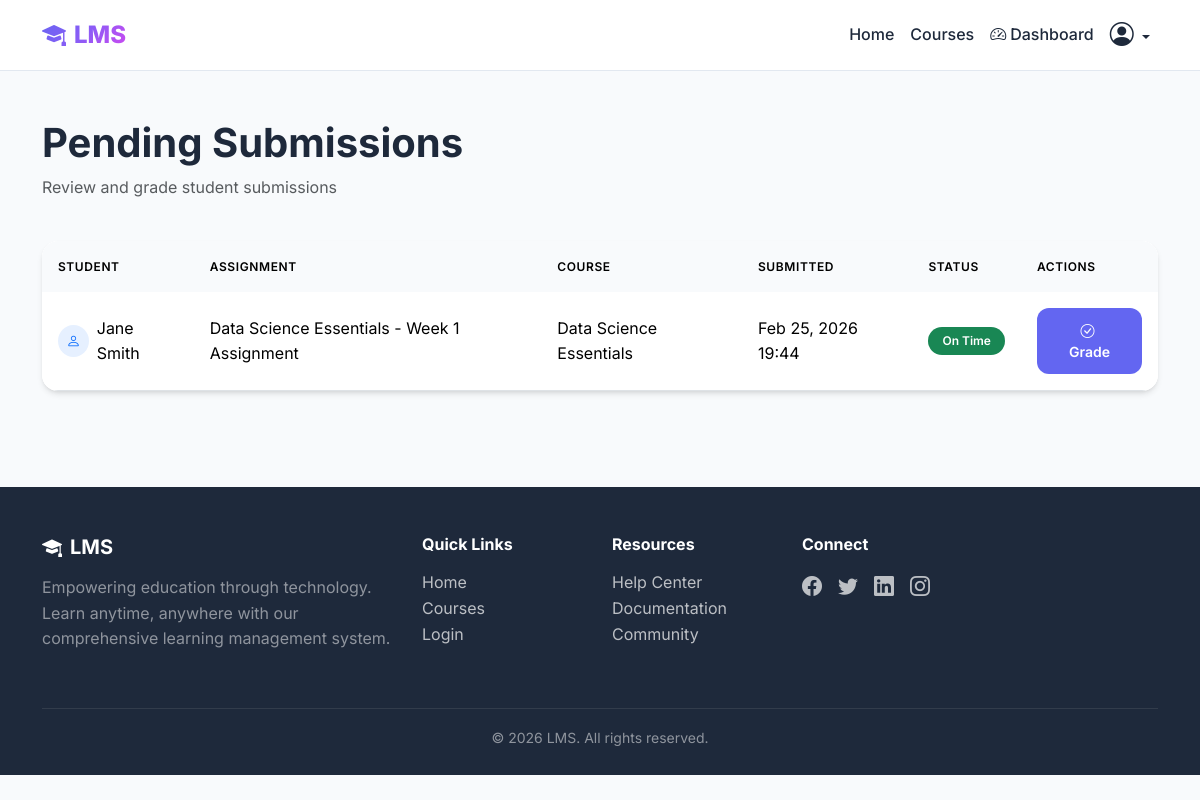
/assignments/instructor/submissions/ (signed in), run on the app's committed database.
### assignments/models.py (models this page shows, shortened)
class Submission(models.Model):
    STATUS_CHOICES = [
        ('submitted', 'Submitted'),
        ('graded', 'Graded'),
        ('late', 'Late'),
        ('resubmit', 'Resubmit Required'),
    ]
    assignment = models.ForeignKey(Assignment, on_delete=models.CASCADE, related_name='submissions')
    student = models.ForeignKey(User, on_delete=models.CASCADE, related_name='submissions', limit_choices_to={'role': 'student'})
    content = models.TextField(blank=True, null=True, help_text="Text submission content")
    file = models.FileField(upload_to='assignments/submissions/', blank=True, null=True)
    submitted_at = models.DateTimeField(auto_now_add=True)
    status = models.CharField(max_length=20, choices=STATUS_CHOICES, default='submitted')
    is_late = models.BooleanField(default=False)
    class Meta:
        unique_together = ['assignment', 'student']

class Assignment(models.Model):
    ASSIGNMENT_TYPES = [
        ('quiz', 'Quiz'),
        ('essay', 'Essay'),
        ('project', 'Project'),
        ('homework', 'Homework'),
        ('exam', 'Exam'),
    ]
    course = models.ForeignKey(Course, on_delete=models.CASCADE, related_name='assignments')
    lesson = models.ForeignKey(Lesson, on_delete=models.CASCADE, related_name='assignments', blank=True, null=True)
    title = models.CharField(max_length=200)
    description = models.TextField()
    assignment_type = models.CharField(max_length=20, choices=ASSIGNMENT_TYPES, default='homework')
    max_score = models.PositiveIntegerField(default=100)
    due_date = models.DateTimeField()
    instructions = models.TextField(blank=True, null=True)
    allow_late_submission = models.BooleanField(default=False)
    late_penalty_percent = models.PositiveIntegerField(default=0, help_text="Penalty percentage for late submission")
    created_at = models.DateTimeField(auto_now_add=True)
    updated_at = models.DateTimeField(auto_now=True)
    class Meta:
        ordering = ['-due_date']

### accounts/models.py (models this page shows, shortened)
class User(AbstractUser):
    ROLE_CHOICES = [
        ('admin', 'Admin'),
        ('instructor', 'Instructor'),
        ('student', 'Student'),
    ]
    role = models.CharField(max_length=20, choices=ROLE_CHOICES, default='student')
    email = models.EmailField(unique=True)
    profile_picture = models.ImageField(upload_to='profiles/', blank=True, null=True)
    bio = models.TextField(blank=True, null=True)
    phone_number = models.CharField(max_length=15, blank=True, null=True)
    date_of_birth = models.DateField(blank=True, null=True)
    reset_token = models.CharField(max_length=100, blank=True, null=True)
    reset_token_expiry = models.DateTimeField(blank=True, null=True)
    created_at = models.DateTimeField(auto_now_add=True)
    updated_at = models.DateTimeField(auto_now=True)
    def is_instructor(self):
        return self.role == 'instructor'

### courses/models.py (models this page shows, shortened)
class Course(models.Model):
    STATUS_CHOICES = [
        ('draft', 'Draft'),
        ('published', 'Published'),
        ('archived', 'Archived'),
    ]
    title = models.CharField(max_length=200)
    description = models.TextField()
    instructor = models.ForeignKey(User, on_delete=models.CASCADE, related_name='courses_taught', limit_choices_to={'role': 'instructor'})
    cover_image = models.ImageField(upload_to='courses/covers/', blank=True, null=True)
    category = models.CharField(max_length=100, blank=True, null=True)
    duration = models.CharField(max_length=50, help_text="e.g., '8 weeks', '3 months'")
    difficulty = models.CharField(max_length=20, choices=[
        ('beginner', 'Beginner'),
        ('intermediate', 'Intermediate'),
        ('advanced', 'Advanced'),
    ], default='beginner')
    status = models.CharField(max_length=20, choices=STATUS_CHOICES, default='draft')
    max_students = models.PositiveIntegerField(default=100)
    created_at = models.DateTimeField(auto_now_add=True)
    updated_at = models.DateTimeField(auto_now=True)
    class Meta:
        ordering = ['-created_at']

### assignments/views.py (the view)
# urls.py: path('instructor/submissions/', views.submissions_pending, name='submissions_pending'),
@login_required
def submissions_pending(request):
    if not request.user.is_instructor():
        messages.error(request, 'Access denied.')
        return redirect('dashboard')
    submissions = Submission.objects.filter(
        assignment__course__instructor=request.user,
        status='submitted'
    ).select_related('assignment', 'student')
    return render(request, 'assignments/submissions_pending.html', {'submissions': submissions})

### templates/assignments/submissions_pending.html (shortened to what this page needs)
{% extends 'base.html' %}
{% block content %}
<div class="container py-5">
    <div class="row mb-4">
        <div class="col-md-8">
            <h1 class="fw-bold">Pending Submissions</h1>
            <p class="text-muted">Review and grade student submissions</p>
        </div>
    </div>
    {% if submissions %}
    <div class="card">
        <div class="card-body p-0">
            <div class="table-responsive">
                <table class="table mb-0">
                    <thead>
                        <tr>
                            <th>Student</th>
                            <th>Assignment</th>
                            <th>Course</th>
                            <th>Submitted</th>
                            <th>Status</th>
                            <th>Actions</th>
                        </tr>
                    </thead>
                    <tbody>
                        {% for submission in submissions %}
                        <tr>
                            <td>
                                <div class="d-flex align-items-center">
                                    {% if submission.student.profile_picture %}
                                        <img src="{{ submission.student.profile_picture.url }}" alt="" class="rounded-circle me-2" width="32" height="32">
                                    {% else %}
                                        <div class="bg-primary bg-opacity-10 rounded-circle d-flex align-items-center justify-content-center me-2" style="width: 32px; height: 32px;">
                                            <i class="bi bi-person text-primary small"></i>
                                        </div>
                                    {% endif %}
                                    <span>{{ submission.student.get_full_name|default:submission.student.username }}</span>
                                </div>
                            </td>
                            <td>{{ submission.assignment.title }}</td>
                            <td>{{ submission.assignment.course.title }}</td>
                            <td>{{ submission.submitted_at|date:"M d, Y H:i" }}</td>
                            <td>
                                {% if submission.is_late %}
                                    <span class="badge bg-warning">Late</span>
                                {% else %}
                                    <span class="badge bg-success">On Time</span>
                                {% endif %}
                            </td>
                            <td>
                                <a href="{% url 'grade_submission' submission.id %}" class="btn btn-sm btn-primary">
                                    <i class="bi bi-check-circle me-1"></i>Grade
                                </a>
                            </td>
                        </tr>
                        {% endfor %}
                    </tbody>
                </table>
            </div>
        </div>
    </div>
    {% endif %}
</div>
{% endblock %}

### static/css/styles.css (style rules this page uses)
:root { --primary: #6366f1; --primary-dark: #4f46e5; --primary-light: #818cf8; --secondary: #10b981; --accent: #f59e0b; --danger: #ef4444; --dark: #1e293b; --light: #f8fafc; --gray: #64748b; --gray-light: #e2e8f0; --gradient-1: linear-gradient(135deg, #6366f1 0%, #8b5cf6 50%, #d946ef 100%); --gradient-2: linear-gradient(135deg, #10b981 0%, #06b6d4 100%); --shadow-sm: 0 1px 2px 0 rgb(0 0 0 / 0.05); --shadow: 0 4px 6px -1px rgb(0 0 0 / 0.1), 0 2px 4px -2px rgb(0 0 0 / 0.1); --shadow-lg: 0 10px 15px -3px rgb(0 0 0 / 0.1), 0 4px 6px -4px rgb(0 0 0 / 0.1); --shadow-xl: 0 20px 25px -5px rgb(0 0 0 / 0.1), 0 8px 10px -6px rgb(0 0 0 / 0.1); }
* { margin: 0; padding: 0; box-sizing: border-box; }
body { font-family: 'Inter', -apple-system, BlinkMacSystemFont, 'Segoe UI', Roboto, sans-serif; background: var(--light); color: var(--dark); line-height: 1.6; min-height: 100vh; }
.btn { font-weight: 600; padding: 0.75rem 1.5rem; border-radius: 0.75rem; transition: all 0.3s ease; border: none; }
.btn-primary { background: var(--primary); color: white; }
.card { background: white; border-radius: 1rem; border: none; box-shadow: var(--shadow); transition: all 0.3s ease; overflow: hidden; }
.card-body { padding: 1.5rem; }
.table { background: white; border-radius: 1rem; overflow: hidden; }
.table thead th { background: var(--light); font-weight: 600; text-transform: uppercase; font-size: 0.75rem; letter-spacing: 0.05em; padding: 1rem; border: none; }
.table tbody td { padding: 1rem; vertical-align: middle; }
.badge { padding: 0.5rem 0.875rem; border-radius: 2rem; font-weight: 600; font-size: 0.75rem; }

### data on the page
Submission: student.get_full_name "Jane Smith", assignment "Data Science Essentials - Week 1 Assignment", assignment.course "Data Science Essentials", submitted_at "Feb 25, 2026 19:44", is_late "On Time"
